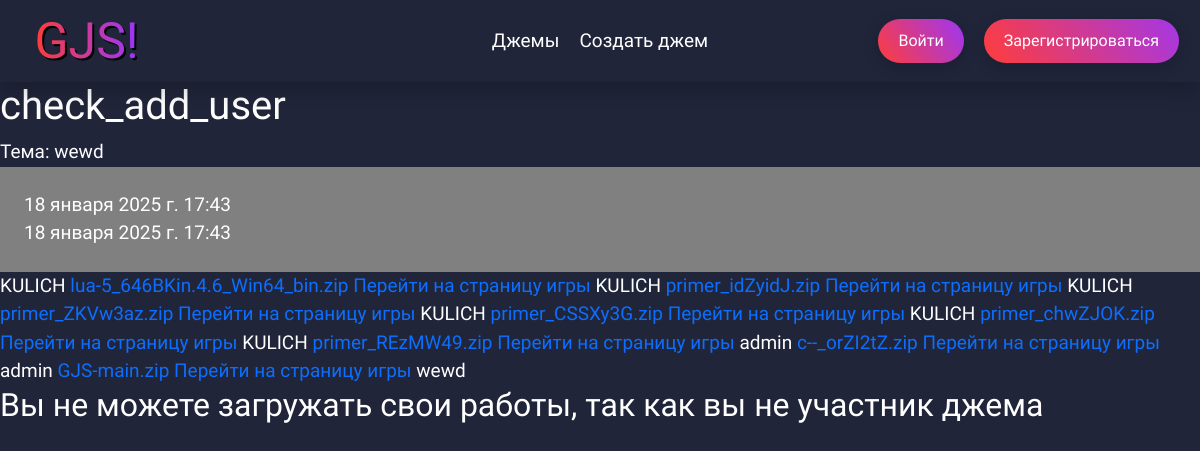
Page /jams/fa8483d5-9e42-49a8-a47a-821c664af96f/ on the committed database.
### jams/models/gamejam.py (models this page shows, shortened)
class GameJam(models.Model):
    jam_status = [
        ("FN", "Завершён"),
        ("OG", "Идёт"),
        ("PR", "Подготовка")
    ]
    uuid = models.UUIDField(primary_key=True, default=uuid.uuid4, editable=False)
    title = models.CharField(max_length=255, verbose_name='Название джема')
    date_start = models.DateTimeField(verbose_name='Дата начала')
    date_end = models.DateTimeField(verbose_name='Дата окончания')
    theme = models.CharField(max_length=255, blank=True, verbose_name='Тема')
    status = models.CharField(max_length=3, choices=jam_status, default="PR", verbose_name='Статус')
    winner = models.ForeignKey(settings.AUTH_USER_MODEL, related_name="user_winner",
                               on_delete=models.SET_NULL, blank=True, null=True, verbose_name='Победитель')
    users = models.ManyToManyField(settings.AUTH_USER_MODEL, related_name="users",
                                   blank=True, verbose_name='Участники')
    class Meta:
        verbose_name = "Геймджем"
        verbose_name_plural = "Геймджемы"

### jams/models/game.py (models this page shows, shortened)
class Game(models.Model):
    title = models.CharField(max_length=100, verbose_name='Название игры')
    slug = models.SlugField(blank=True)
    description = models.TextField(verbose_name='Описание игры', blank=True, null=True)
    image = models.ImageField(upload_to="game_images/", verbose_name='Изображение игры', blank=True, null=True)
    jam_uuid = models.ForeignKey(GameJam, on_delete=models.CASCADE, related_name="games", verbose_name='Джем')
    user = models.ForeignKey(User, on_delete=models.CASCADE, verbose_name='Автор')
    game_file = models.FileField(upload_to="zip_uploads/", verbose_name='Файл игры')
    uploaded_time = models.DateTimeField(auto_now_add=True, verbose_name='Дата загрузки')
    class Meta:
        verbose_name = "Игра"
        verbose_name_plural = "Игры"

### users/models.py (models this page shows)
class User(AbstractUser):
    email = models.EmailField(unique=True, verbose_name="Электронная почта")
    avatar_image = models.ImageField(upload_to="users", blank=True, null=True)
    hat_image = models.ImageField(upload_to="users", blank=True, null=True)

### jams/views.py (the view, shortened to what this page needs)
# urls.py: path('<uuid:uuid>/', views.GameJamDetail.as_view(), name='gamejam_detail'),
class GameJamDetail(DetailView):
    model = GameJam
    template_name = 'pages/jams_pages/gamejam_detail.html'
    context_object_name = "gamejam_detail"
    def get_context_data(self, **kwargs):
        context = super().get_context_data(**kwargs)
        user_games = Game.objects.filter(jam_uuid=self.object.uuid).order_by('-uploaded_time')
        for game in user_games:
            game.cleaned_name = game.game_file.name.replace('zip_uploads/', '')
        context["user_games"] = user_games
        return context
    def get_object(self, queryset=None):
        return GameJam.objects.get(uuid=self.kwargs.get("uuid"))

### templates/pages/jams_pages/gamejam_detail.html (shortened to what this page needs)
{% extends 'base.html' %}
{% block content %}
<div class="div-header">
    <div class="container-title">
        <h1>{{gamejam_detail.title}}</h1>
        <p>Тема: {{gamejam_detail.theme}}</p>
    </div>
</div>
<div class="jam-container">
    <div class="container-date">
        {{gamejam_detail.date_start}}
        <br>
        {{gamejam_detail.date_end}}
    </div>
    {% for user_game in user_games %}
    {{ user_game.user.username }}
    <a href="{% url 'download_file' gamejam_detail.uuid user_game.id %}">
        {{ user_game.cleaned_name }}</a>
    <a href="{% url 'game_page' uuid=gamejam_detail.uuid slug=user_game.slug %}">
        Перейти на страницу игры</a>
    {% endfor %}
    {% if gamejam_detail.status == 'OG' %}
    {{gamejam_detail.theme}}
    {% if request.user in gamejam_detail.users.all %}
    <form action="{% url 'upload-game' gamejam_detail.uuid %}" method="post" enctype="multipart/form-data">
        {% csrf_token %}
        <input type="file" name="game">
        <input type="hidden" name="jam_uuid" value="{{gamejam_detail.uuid}}">
        <button type="submit" class="btn btn-secondary">Отправить</button>
    </form>
    {% else %}
    <h2>Вы не можете загружать свои работы, так как вы не участник джема</h2>
    {% endif %}
    {% endif %}
</div>
{% endblock %}

### static/css/container.css (style rules this page uses)
.container-title { color: var(--head-text); background-color: var(--head-foot); }
.container-date { background-color: gray; padding: 2%; }

### static/css/style.css (style rules this page uses)
:root { --main-background: rgb(32, 37, 58); --head-foot: linear-gradient(90deg, rgb(24, 128, 255) 0%, rgba(24,128,255,1) 50%, rgba(48,159,255,1) 100%); }
* { scroll-behavior: smooth; }
body { background: var(--main-background); font-family: "PT Sans", serif; font-weight: 400; font-style: normal; color: #fff; font-size: 19px; display: grid; grid-template-rows: auto 1fr; grid-template-columns: auto 4fr; min-height: 100vh; }
a { text-decoration: none; }
p { margin: 0; }

### rows in the picture
GameJam: title "check_add_user", theme "wewd", date_start "18 января 2025 г. 17:43", date_end "18 января 2025 г. 17:43"
Game: user.username "KULICH", cleaned_name "lua-5_646BKin.4.6_Win64_bin.zip"
Game: user.username "KULICH", cleaned_name "primer_idZyidJ.zip"
Game: user.username "KULICH", cleaned_name "primer_ZKVw3az.zip"
Game: user.username "KULICH", cleaned_name "primer_CSSXy3G.zip"
Game: user.username "KULICH", cleaned_name "primer_chwZJOK.zip"
Game: user.username "KULICH", cleaned_name "primer_REzMW49.zip"
Game: user.username "admin", cleaned_name "c--_orZI2tZ.zip"
Game: user.username "admin", cleaned_name "GJS-main.zip"
